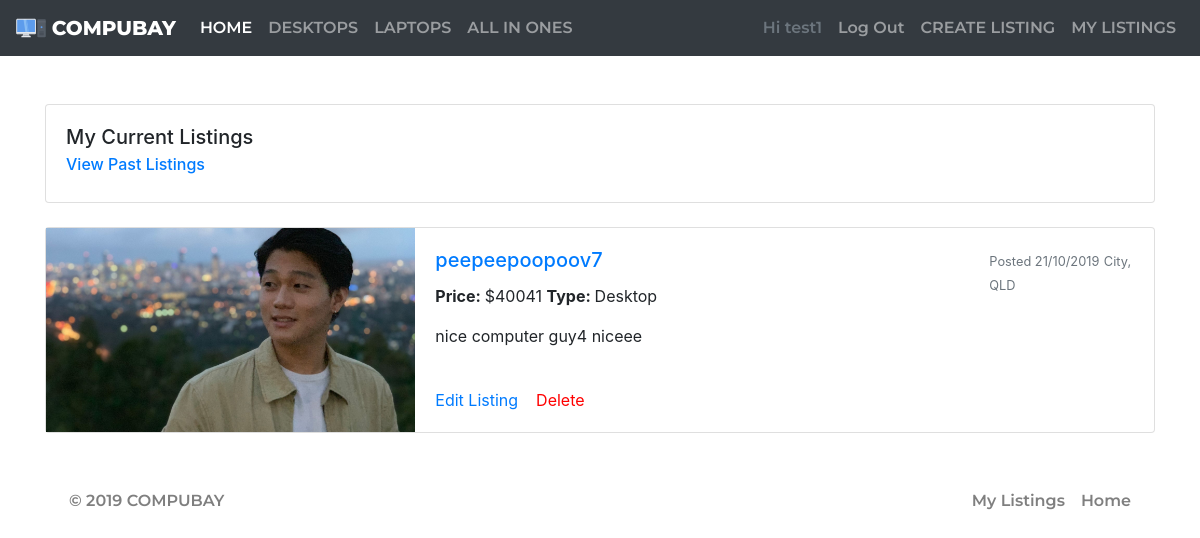
Page /listings (signed in) on the earlier database version.
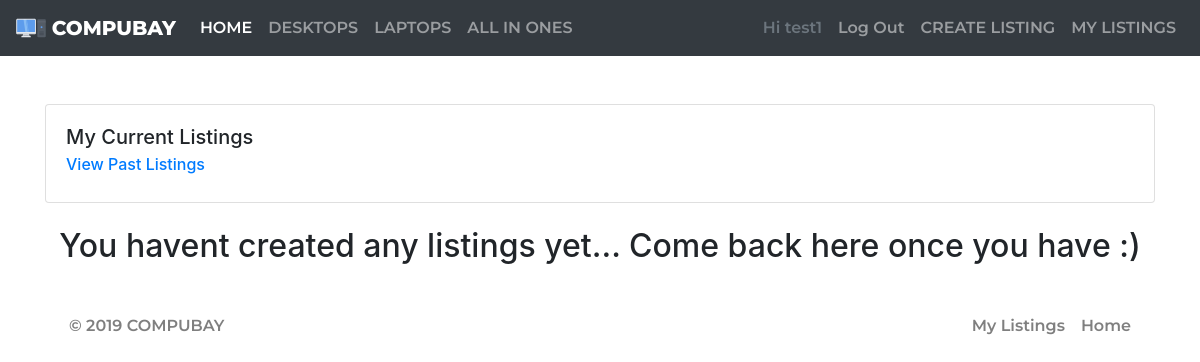
Same page on the later database version.
### marketplace/models.py (models this page shows)
class Listing(db.Model):
    __tablename__='listings'
    id = db.Column(db.Integer, primary_key=True)
    name = db.Column(db.String(50), nullable=False)
    post_date = db.Column(db.DateTime, default=datetime.now(), nullable=False)
    description = db.Column(db.String(400))
    suburb = db.Column(db.String(50), nullable=False)
    state = db.Column(db.String(50), nullable=False)
    price = db.Column(db.Integer, default=0)
    category = db.Column(db.String(15), nullable=False)
    cpu = db.Column(db.String(50))
    ramgb = db.Column(db.Integer)
    totalgb = db.Column(db.Integer)
    image = db.Column(db.String(200), nullable=False)
    seller_id = db.Column(db.Integer, db.ForeignKey('users.id'))
    bids = db.relationship('Bid', backref='listing')
    sold_id = db.relationship('Sold', backref='listing')

### marketplace/views.py (the view)
@bp.route('/listings')
@login_required
def listings():
    listings = Listing.query.filter(and_(Listing.seller_id == current_user.id, Listing.sold_id == None)).all()
    return render_template('listings.html', pageTitle="Current Listings", listings = listings, current_user=current_user)

### marketplace/__init__.py (called while the page is built)
def create_app():
  app.debug=True
  app.secret_key='notASecret'
  app.config['SQLALCHEMY_DATABASE_URI'] = 'sqlite:///marketplace.sqlite'
  db.init_app(app)
  bootstrap = Bootstrap(app)
  login_manager = LoginManager()
  login_manager.login_view='auth.login'
  login_manager.init_app(app)
  UPLOAD_FOLDER = '/static/image'
  app.config['UPLOAD_FOLDER'] = UPLOAD_FOLDER
  from .models import User  # importing here to avoid circular references
  @login_manager.user_loader
  def load_user(user_id):
    return User.query.get(int(user_id))
  from . import views
  app.register_blueprint(views.bp)
  from . import items
  app.register_blueprint(items.bp)
  from . import auth
  app.register_blueprint(auth.bp)
  return app

### marketplace/templates/listings.html
{% extends 'base.html' %}
{% block header %}
<link rel="stylesheet" href="{{url_for('static', filename='css/listings.css')}}">
{% endblock %}
{% block content %}
    <div class="container">
        <br><br>
        <div class="card">
            <div class="card-body">
                <h5 class="card-title">My Current Listings</h5>
                <h6 class="card-subtitle mb-2 text-muted"> <a href="past_listings">View Past Listings</a></h6>
            </div>
        </div>
        <br>
        {% if listings == [] %}
            <center><h2>You havent created any listings yet... Come back here once you have :)</h2></center>
        {% else %}
            {% for listing in listings %}
                <div class="card mb-3 item-result" style="width: 100%">
                    <div class="row no-gutters">
                        <div class="col-md-4">
                            <div class="item-picture" style="background-image: url({{url_for('static', filename=('img/listings/' + listing.image))}})"></div>
                        </div>
                        <div class="col-md-6" class="search-container">
                            <div class="card-body">
                                <a href="/item/{{ listing.id }}/bids"><h5 class="card-title">{{ listing.name }}</h5></a>
                                <p><b>Price: </b> ${{ listing.price }} <b>Type: </b>{{ listing.category }}</p>
                                <p class="card-text">{{ listing.description }}</p> <br>
                                <a href="/item/{{ listing.id }}/edit">Edit Listing</a>&nbsp;&nbsp;&nbsp;
                                <a href="/item/{{ listing.id }}/delete" style="color: red;">Delete</a>
                            </div>
                        </div>
                        <div class="col-md-2" class="search-container">
                            <div class="card-body">
                                <small class="text-muted">Posted {{ listing.post_date.strftime("%d/%m/%Y") }}</small>
                                <small class="text-muted">{{ listing.suburb }}, {{ listing.state }}</small>
                            </div>
                        </div>
                    </div>
                </div>
            {% endfor %}
        {% endif %}
    </div>
{% endblock %}

Differences in the rows shown:
removed Listing: image (picture), name "peepeepoopoov7", price "40041", category "Desktop", description "nice computer guy4 niceee", post_date "21/10/2019", suburb "City", state "QLD"
Other differences:
text now shown: "You havent created any listings yet... Come back here once you have :)"
